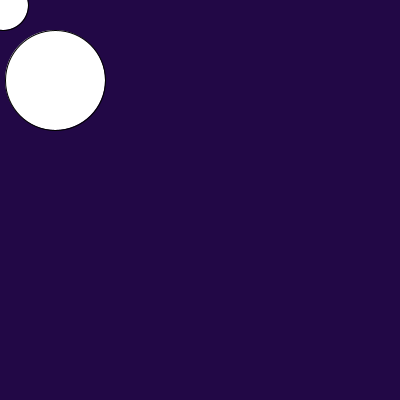
Frame 1 (no input)
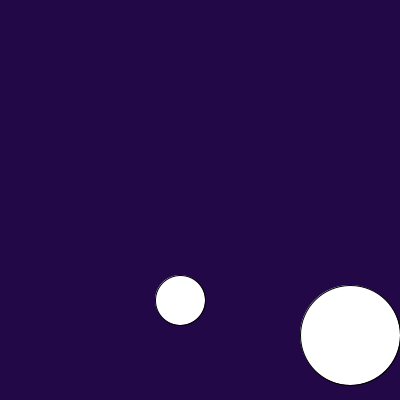
Frame 60 (the mouse pressed at the canvas centre just before this capture)
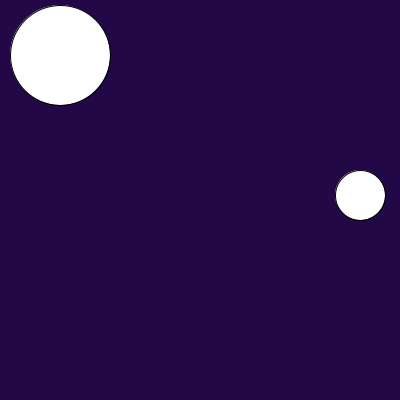
Frame 120 (the mouse held since frame 60 and released just before this capture)

The Processing sketch that drew these frames (run headless with seeded random() and noise(); from frame 60 on, the mouse is pressed at the canvas centre):

// Processing sketch: processing_154650
// ── processing_154650.pde

//Juliana Hong julianah
//Copyright
float x;
float y;
float dx;
float dy;
float x2;
float y2;
float distance;
void setup()
{
  
  size(400, 400);
  x = 50;
  y = 75;
  dx = 5;
  dy = 5;
  
}

void draw()
{
  background(34, 8, 70);
  x = x + dx;
  if (x + 50 > height || x - 50 < 0)
  {
    dx = -dx;
  }


  y= y + dy;
  if (y + 50 >height || y - 50 < 0)
  {
    dy = -dy;
  }
  
  
  
  if (x2<width)
  {
    x2+=3;
  
  }
  else
  {
    x2= 0;
  }


  if (y2<height)
  {
    y2+=5;  
  }
  else
  {
    y2= 0;
  }

fill(255,255,255);
ellipse(x, y, 100, 100);
ellipse(x2, y2, 50, 50);
  
  
distance = dist(x, y, x2, y2); //distance between circles 1 and 2
if (distance < 75)
{
  fill(255,0,0);
  rect(0, 0, 400, 400);
}

  
}
